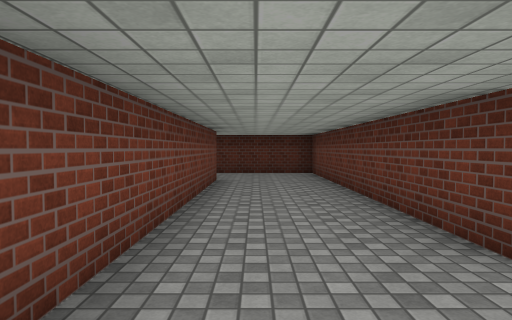
view 1 (above)

24 first-person views from a walk through a Unity game level. The camera is 1.3 m above the floor, tilts 2° down and sees 75° across. The floor is counted in squares, 2 m on a side. Each view is taken from the middle of a square. On the plan, view 1 faces up. The plan holds only what a view shows up to about 10 squares ahead; the rest is blank. The place goes on beyond the plan. Surface patterns are stand-ins for the level's own textures.

view 2
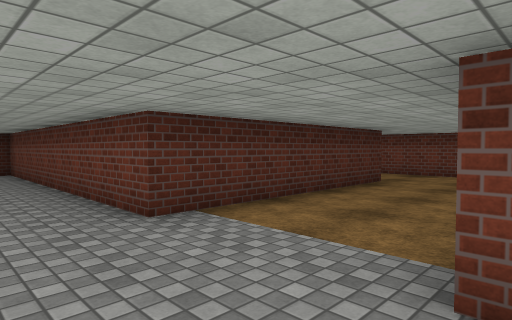

view 3
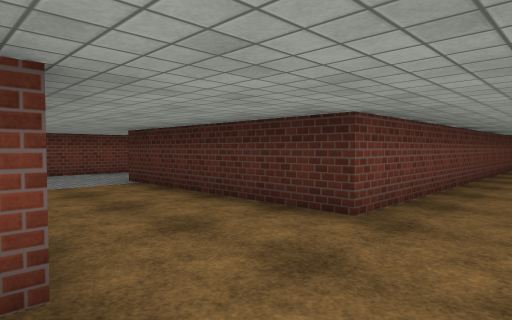

view 4
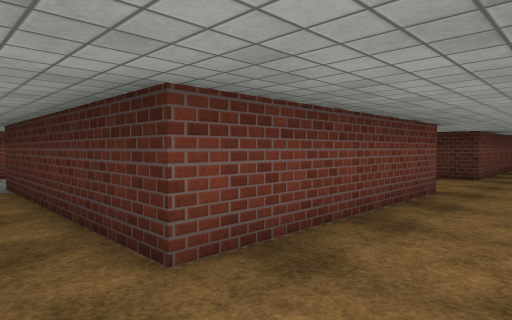

view 5
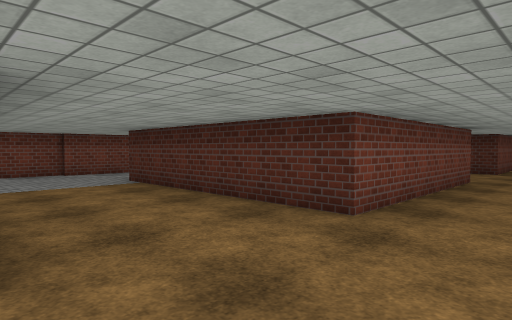

view 6
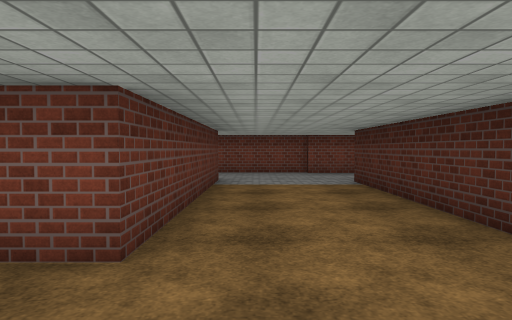

view 7
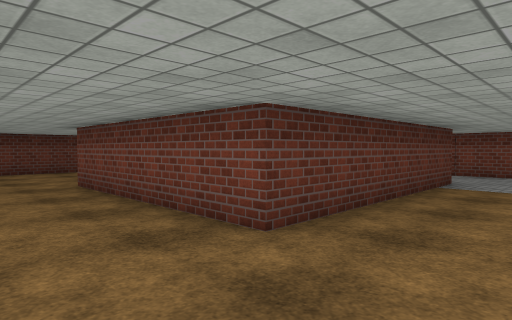

view 8
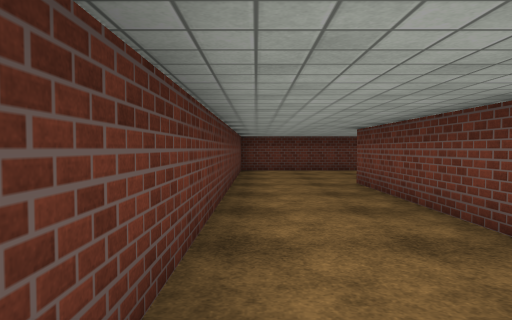

view 9
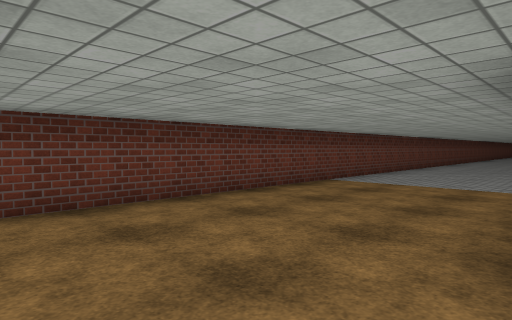

view 10
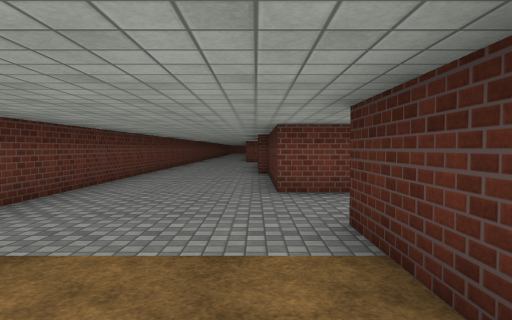

view 11
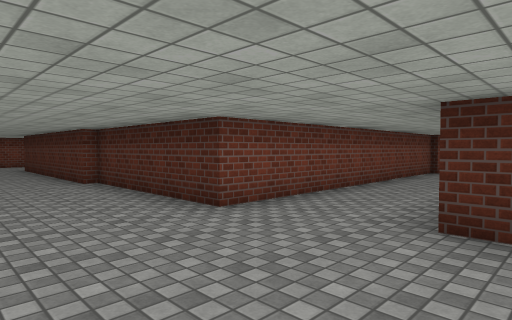

view 12
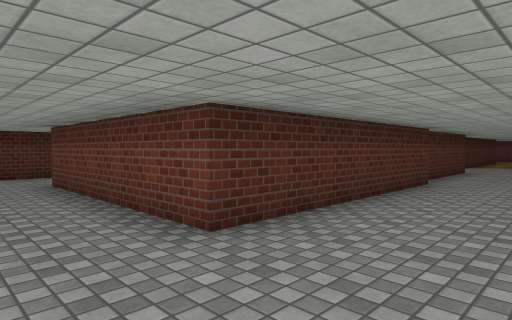

view 13
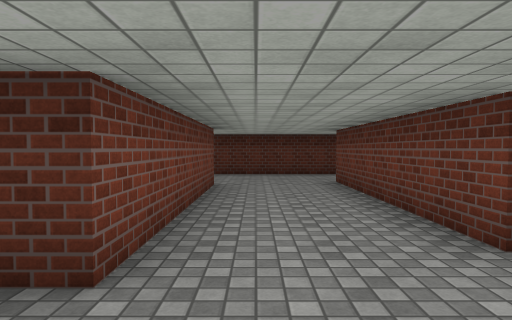

view 14
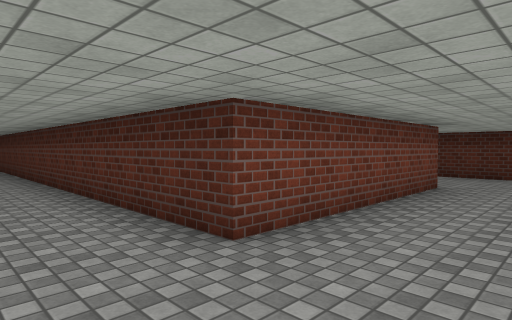

view 15
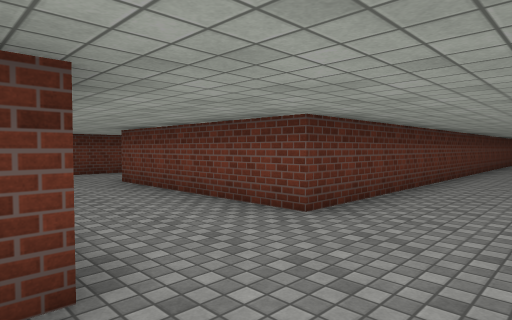

view 16
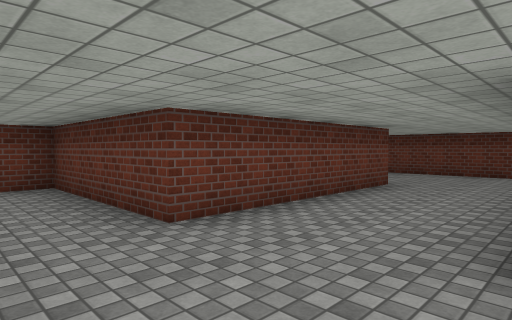

view 17
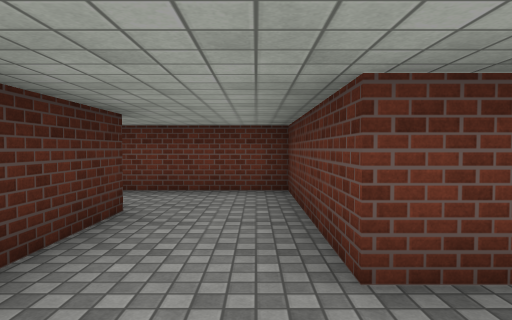

view 18
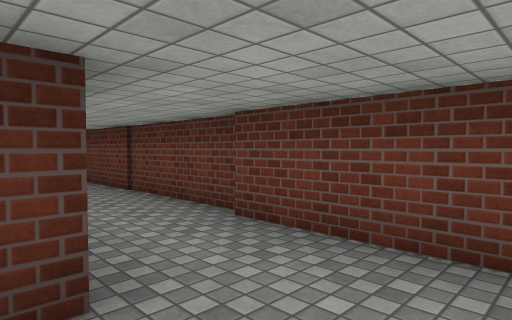

view 19
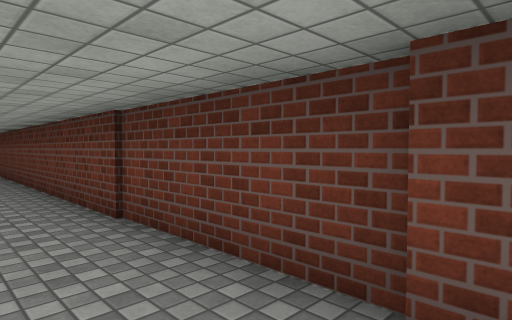

view 20
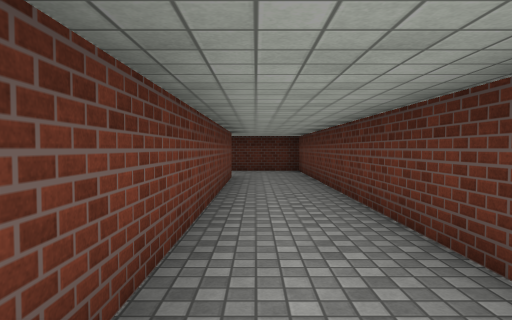

view 21
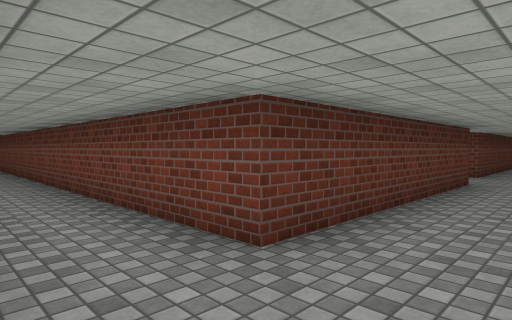

view 22
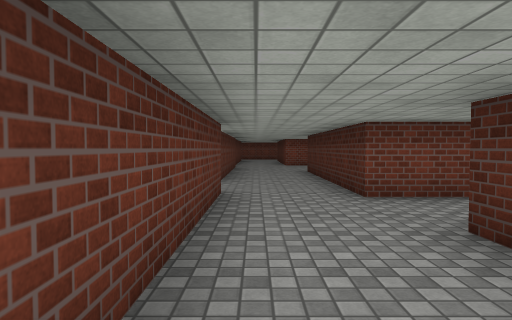

view 23
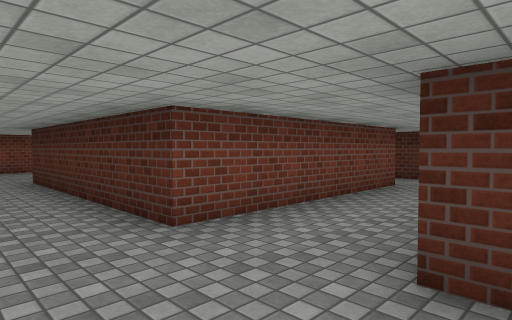

view 24
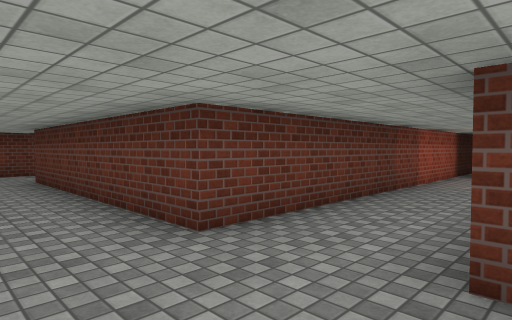

### Floor plan
Points are (right, up) in squares from view 1. A wall is a line through its corners. A room is listed if a view was taken in it or the views show most of it. See-through windows are left out.
Room 1 (views 1, 2, 3, 4, 5, 6, 7, 8, 9, 10, 11, 12, 13, 14, 17)
walls: (1.1, -7.8) (6.1, -7.8) (6.1, -12.2); (-0.8, -4) (-0.8, -12.7) (-4.5, -12.7); (3, -12.2) (1.1, -12.2); (6.4, -0.6) (6.4, -5.1) (1.4, -5.1); (-4.5, -12.9) (-9.4, -12.9) (-9.4, -8.5); (8.4, 1) (8.4, 2.9); (-9.5, -6.6) (-11.5, -6.6); (-6, -15.8) (8.4, -15.8) (8.4, -6.5); (-0.8, 7) (-0.8, 1); (-11.8, -9) (-11.8, -13.5) (-16.5, -13.5); (-12.9, -15.8) (-8.1, -15.8); (6.4, 11) (6.4, 1.9) (1.5, 1.9) (1.5, 8.8) (-1.1, 8.8)
ways out: opening at (-8.5, -7.5) to room 2; opening at (-12, -7.5) to room 3; opening at (-1, 8)
Room 2 (views 15, 18, 19, 20, 21, 22, 23, 24)
walls: (-12.4, 11) (-12.4, 6.5) (-16.5, 6.5); (-10.1, 6.6) (-10.6, 6.6); (-12.4, 12.3) (-13, 12.3); (-5.6, 6.6) (-7.8, 6.6); (-16.5, 4.3) (-14.6, 4.3); (-12.9, -2.4) (-12.9, 4.5) (-7.5, 4.5) (-7.5, -5.9); (-5.9, -3) (-5.9, 5); (-5.7, -5.6) (-5.7, -2.9); (-7.5, -6.6) (-9.5, -6.6); (-9.4, -8.5) (-5.9, -8.5) (-5.9, -5.5)
ways out: opening at (-8.5, -7.5) to room 1; opening at (-13, -2) to room 3
Room 3 (view 16)
walls: (-11.5, -6.6) (-12.5, -6.6); (-12.9, -4.1) (-12.9, -2.4); (-16.5, -9) (-11.8, -9)
ways out: opening at (-12, -7.5) to room 1; opening at (-13, -2) to room 2

Where each view was taken, in squares from view 1:
view 1: 0 up, 0 right, facing up
view 2: 1 down, 0 right, facing up-right
view 3: 1 down, 8 right, facing up-left
view 4: 6 down, 8 right, facing up-left
view 5: 8 down, 8 right, facing up-left
view 6: 7 down, 8 right, facing left
view 7: 6 down, 8 right, facing down-left
view 8: 6 down, 8 right, facing down
view 9: 12 down, 8 right, facing down-left
view 10: 13 down, 4 right, facing left
view 11: 15 down, 2 right, facing up-left
view 12: 15 down, 11 left, facing up-right
view 13: 15 down, 11 left, facing up
view 14: 15 down, 10 left, facing up-left
view 15: 7 down, 9 left, facing down-left
view 16: 7 down, 12 left, facing down-right
view 17: 8 down, 11 left, facing right
view 18: 8 down, 8 left, facing up-right
view 19: 6 down, 7 left, facing up-right
view 20: 3 down, 7 left, facing up
view 21: 6 up, 6 left, facing down-left
view 22: 5 up, 8 left, facing left
view 23: 5 up, 10 left, facing up-left
view 24: 6 up, 15 left, facing down-right
